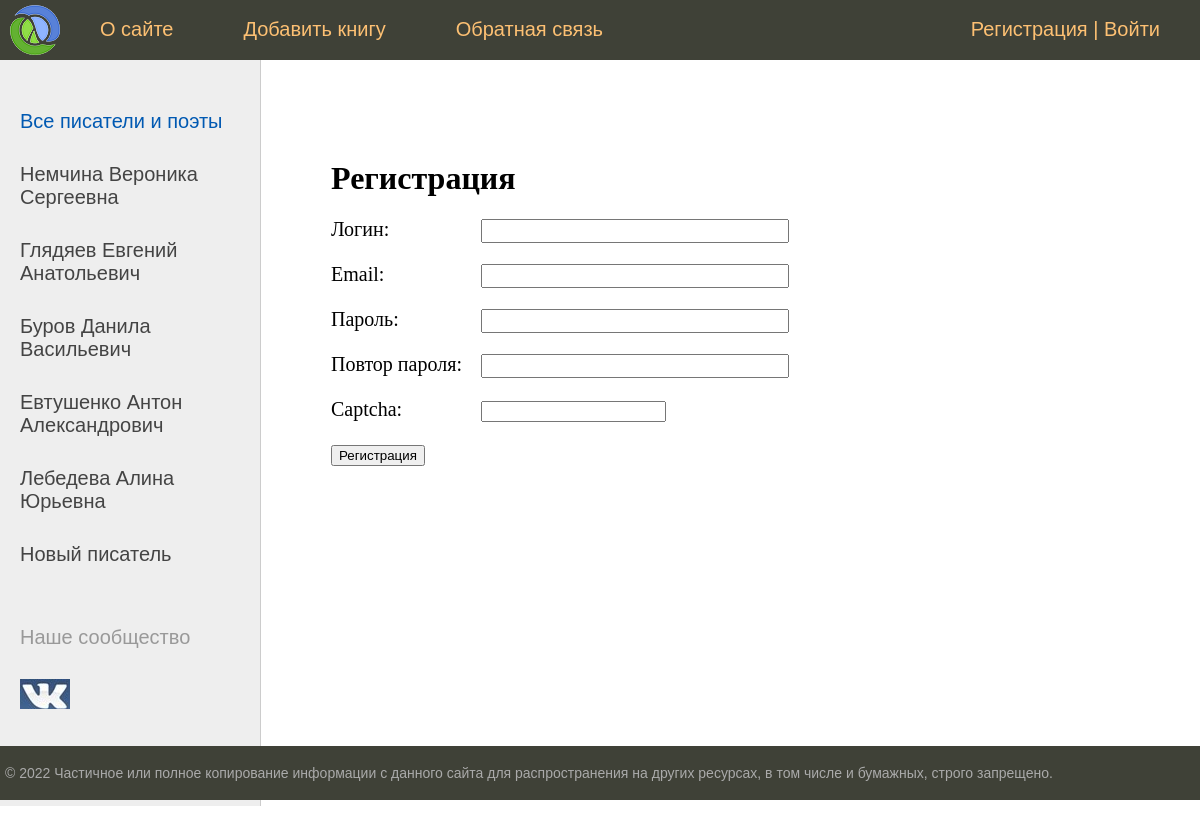
Screenshot of /register/ with the database file from the repository.
### magazine/models.py (models this page shows, shortened)
class Category(models.Model):
    name = models.CharField(max_length=100, db_index=True, verbose_name="Категория")
    slug = models.SlugField(max_length=250, unique=True, db_index=True, verbose_name='URL')
    def get_absolute_url(self):
        return reverse('category', kwargs={'categor_slug': self.slug})
    class Meta:
        verbose_name = "Категории"
        verbose_name_plural = "Категории"
        ordering = ['id']

### magazine/views.py (the view, shortened to what this page needs)
# urls.py: path('register/', RegisterUser.as_view(), name='register'),
class RegisterUser(DataMixin, CreateView):
    form_class = RegisterUserForm
    template_name = 'magazine/register.html'
    success_url = reverse_lazy('login')
    def get_context_data(self, *, object_list=None, **kwargs):
        context = super().get_context_data(**kwargs)
        c_def = self.get_user_context(title="Регистрация")
        return dict(list(context.items()) + list(c_def.items()))

### magazine/forms.py
class RegisterUserForm(UserCreationForm):
    username = forms.CharField(label='Логин', widget=forms.TextInput(attrs={'class': 'form-input'}))
    email = forms.CharField(label='Email', widget=forms.EmailInput(attrs={'class': 'form-input'}))
    password1 = forms.CharField(label='Пароль', widget=forms.PasswordInput(attrs={'class': 'form-input'}))
    password2 = forms.CharField(label='Повтор пароля', widget=forms.PasswordInput(attrs={'class': 'form-input'}))
    captcha = CaptchaField()
    class Meta:
        model = User
        fields = ('username', 'email', 'password1', 'password2')

### magazine/utils.py (called while the page is built)
    def get_user_context(self, **kwargs):
        context = kwargs
        categors = Category.objects.all()
        context['menu'] = menu
        context['categors'] = categors
        if 'categor_selected' not in context:
            context['categor_selected'] = 0
        return context

### magazine/templates/magazine/register.html (shortened to what this page needs)
{% extends 'magazine/base.html' %}
{% block content %}
<h1>{{title}}</h1>
<form method="post">
{% for f in form %}
<p><label class="form-label" for="{{ f.id_for_label }}">{{f.label}}: </label>{{ f }}</p>
{% endfor %}
  <button type="submit">Регистрация</button>
</form>
{% endblock %}

### magazine/templates/magazine/base.html (shortened to what this page needs)
{% load static %}
{% load magazine_tags %}
<!DOCTYPE html>
<html>
<head>
	<link type="text/css" href="{% static 'magazine/css/style.css' %}" rel="stylesheet" />
</head>
<body>
<table class="table-page" border=0 cellpadding="0" cellspacing="0">
<tr><td valign=top>
{% block mainmenu %}
		<div class="header">
			<ul id="mainmenu" class="mainmenu">
			<li class="logo"><a href="{% url 'home' %}"><div class="logo"></div></a></li>
{% for m in menu %}
			<li><a href="{% url m.url_name %}">{{m.title}}</a></li>
{% endfor %}
				{% if request.user.is_authenticated %}
				<li class="last"> {{ user.username}} | <a href="{% url 'logout' %}">Выйти</a></li>
				{% else %}
				<li class="last"><a href="{% url 'register' %}">Регистрация</a> | <a href="{% url 'login' %}">Войти</a></li>
				{% endif %}
			</ul>
		</div>
{% endblock mainmenu %}
<table class="table-content" border=0 cellpadding="0" cellspacing="0">
<tr>
	<td valign="top" class="left-chapters">
	<ul id="leftchapters">
{% if categor_selected == 0 %}
		<li class="selected">Все писатели и поэты</li>
{% else %}
		<li><a href="{% url 'home' %}">Все писатели и поэты</a></li>
{% endif %}
{% for c in categors %}
	{% if c.pk == categor_selected %}
		<li class="selected">{{c.name}}</li>
	{% else %}
		<li><a href="{{ c.get_absolute_url }}">{{c.name}}</a></li>
	{% endif %}
{% endfor %}
		<li class="share">
		<p>Наше сообщество</p>
		<a class="share-yt" href="https://vk.com/writers_club_1" target="_blank" rel="nofollow"></a>
		</li>
	</ul>
</td>
<td valign="top" class="content">
<div class="content-text">
{% block content %}
{% endblock %}
	</div>
</td></tr></table>
</td></tr>
<tr><td valign=top>
	<div id="footer">
		<p>&copy; 2022 Частичное или полное копирование информации с данного сайта для распространения на других ресурсах, в том числе и бумажных, строго запрещено.</p>
	</div>
</td></tr></table>
</body>
</html>

### magazine/static/magazine/css/style.css (style rules this page uses)
html, body { font-family: 'Arial'; margin: 0; padding: 0; height: 100%; width: 100%; color: #444; }
a { color: #0059b2; text-decoration: none; }
.table-page { width: 100%; height: 100%; vertical-align: top; }
.table-page tr { height: 100%; }
.header { background: #3F4137; height: 60px; }
.logo { background: url('../images/logo.png') no-repeat 10px 5px; width: 70px; height: 60px; }
ul.mainmenu { list-style: none; margin: 0; padding: 0; height: 60px; color: #fdc073; font-size: 20px; overflow: hidden; }
ul.mainmenu li { float: left; margin: 18px 40px 0 30px; }
ul.mainmenu li.logo { margin: 0; }
ul.mainmenu li.last { float: right; }
ul.mainmenu li a { color: #fdc073; text-decoration: none; }
.table-content { width: 100%; min-height: 100%; height: 100%; }
.left-chapters { margin: 0; background: #eee; border-right: 1px solid #ccc; min-height: 100%; }
.left-chapters ul { width: 230px; min-height: 100%; margin: 0; padding: 20px 10px 10px 20px; list-style: none; font-size: 20px; }
.left-chapters ul li { margin: 30px 0 0 0; color: #999; }
.left-chapters ul li.selected { color: #0059b2; }
.left-chapters ul li a { color: #444; text-decoration: none; }
.left-chapters ul li.share { margin: 60px 0 0 0; }
.left-chapters ul li.share p { margin: 30px 0 30px 0; }
.left-chapters ul li.share a { display: inline-block; width: 40px; height: 40px; margin: 0 20px 0 0; }
.left-chapters ul li.share a.share-yt { width: 100%; height: 30px; background: url('../images/share.png') no-repeat 0 0 }
.content { padding: 40px 20px 20px 40px; width: 100%; box-sizing: border-box; }
.content-text { margin: 60px 0 0 30px; color: #000; font-size: 20px; font-family: Yandex Sans Display Light; }
.content-text h1 { font-size: 32px; }
#footer { box-sizing: border-box; background: #3F4137; padding: 5px; color: #aaa; font-size: 14px; font-family: Verdana, Geneva, Arial, Helvetica; text-align: left; overflow: hidden; }
.form-input { width: 300px; font-size: 16px; }
.form-label { display: inline-block; min-width: 150px; vertical-align: top; }

### rows the page displays
Category: name "Немчина Вероника Сергеевна"
Category: name "Глядяев Евгений Анатольевич"
Category: name "Буров Данила Васильевич"
Category: name "Евтушенко Антон Александрович"
Category: name "Лебедева Алина Юрьевна"
Category: name "Новый писатель"

### other values shown
{{ m.title }} "О сайте" "Добавить книгу" "Обратная связь"
{{ title }} "Регистрация"
{{ f.label }} "Логин" "Email" "Пароль" "Повтор пароля" "Captcha"
